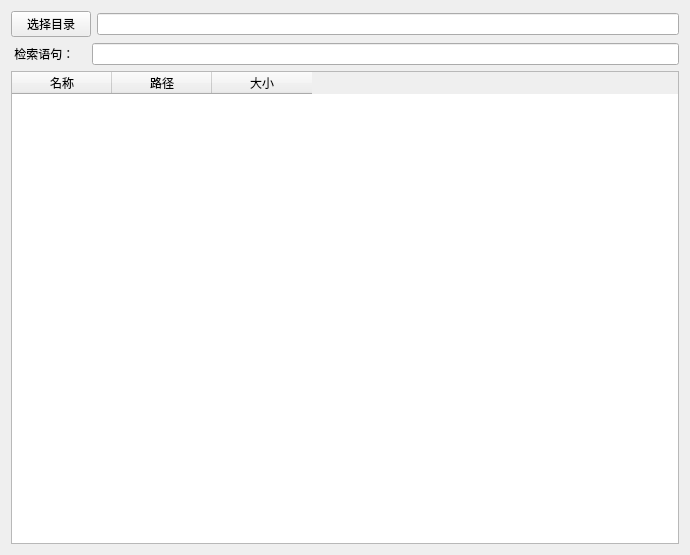
<?xml version="1.0" encoding="UTF-8"?>
<ui version="4.0">
 <class>Widget</class>
 <widget class="QWidget" name="Widget">
  <property name="geometry">
   <rect>
    <x>0</x>
    <y>0</y>
    <width>690</width>
    <height>555</height>
   </rect>
  </property>
  <property name="windowTitle">
   <string>Widget</string>
  </property>
  <layout class="QVBoxLayout" name="verticalLayout">
   <item>
    <layout class="QHBoxLayout" name="horizontalLayout">
     <item>
      <widget class="QPushButton" name="pushButton_retrieval">
       <property name="sizePolicy">
        <sizepolicy hsizetype="Fixed" vsizetype="Fixed">
         <horstretch>0</horstretch>
         <verstretch>0</verstretch>
        </sizepolicy>
       </property>
       <property name="text">
        <string>选择目录</string>
       </property>
      </widget>
     </item>
     <item>
      <widget class="QLineEdit" name="lineEdit"/>
     </item>
    </layout>
   </item>
   <item>
    <layout class="QHBoxLayout" name="horizontalLayout_3">
     <item>
      <widget class="QLabel" name="label">
       <property name="sizePolicy">
        <sizepolicy hsizetype="Fixed" vsizetype="Preferred">
         <horstretch>0</horstretch>
         <verstretch>0</verstretch>
        </sizepolicy>
       </property>
       <property name="minimumSize">
        <size>
         <width>75</width>
         <height>20</height>
        </size>
       </property>
       <property name="text">
        <string> 检索语句：</string>
       </property>
      </widget>
     </item>
     <item>
      <widget class="QLineEdit" name="lineEdit_retrieval"/>
     </item>
    </layout>
   </item>
   <item>
    <widget class="QTableWidget" name="tableWidget">
     <column>
      <property name="text">
       <string>名称</string>
      </property>
     </column>
     <column>
      <property name="text">
       <string>路径</string>
      </property>
     </column>
     <column>
      <property name="text">
       <string>大小</string>
      </property>
     </column>
    </widget>
   </item>
   <item>
    <layout class="QHBoxLayout" name="horizontalLayout_2"/>
   </item>
  </layout>
 </widget>
 <resources/>
 <connections/>
</ui>
